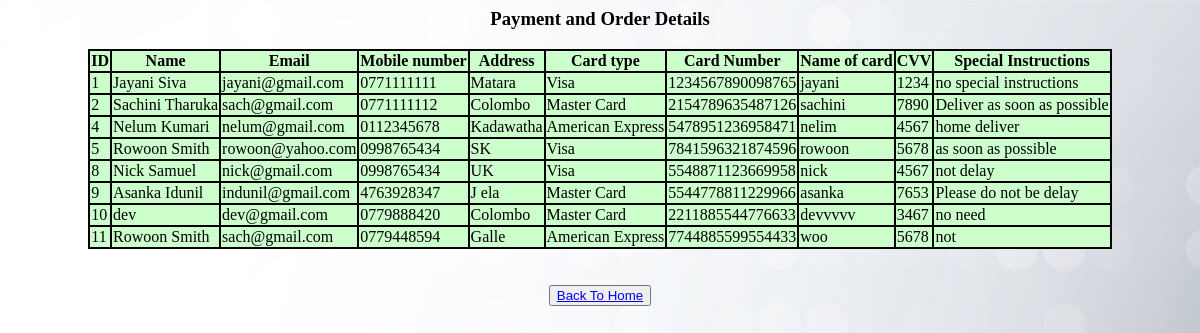
The page /php/view_payment.php on the database its author committed.
### tables this page shows
CREATE TABLE `payment` (
  `ID` int(11) NOT NULL,
  `Name` varchar(100) NOT NULL,
  `Email` varchar(100) NOT NULL,
  `Mobile` char(10) NOT NULL,
  `Address` varchar(100) NOT NULL,
  `CardType` varchar(100) NOT NULL,
  `CardNumber` varchar(16) NOT NULL,
  `NameOfCard` varchar(70) NOT NULL,
  `CVV` int(11) NOT NULL,
  `ins` varchar(200) NOT NULL
);

### php/view_payment.php (the view, shortened to what this page needs)
<html>
<head>
</head>
<body> <style type="text/css"> {background-color:#ccffcc;}</style>
<link rel="stylesheet" href="../styles/edit.css"></head>
<?php
require 'config.php';
$sql="SELECT * FROM payment";
$result=$conn->query($sql);
if ($result->num_rows>0)
{
	echo("<center><table border='3'>");
?>
<html>
<h3> Payment and Order Details</h3>
<th >ID</th><th>Name</th><th>Email</th><th>Mobile number</th><th>Address</th><th>Card type</th><th>Card Number</th><th>Name of card</th><th>CVV</th><th>Special Instructions</th></html>
<?php
	while($row=$result->fetch_assoc())
	{
		echo ("<tr>");
		echo ("<td>".$row['ID'] ."</td>" );
		echo ("<td>".$row['Name']."</td>");
		echo ("<td>".$row['Email']."</td>");
		echo ("<td>".$row['Mobile']."</td>");
		echo ("<td>".$row['Address']."</td>");
		echo ("<td>".$row['CardType']."</td>");
		echo ("<td>".$row['CardNumber']."</td>");
		echo ("<td>".$row['NameOfCard']."</td>");
		echo ("<td>".$row['CVV']."</td>");
		echo ("<td>".$row['ins']."</td>");
		echo ("</tr>");
	}
	echo("</table></center>");
}
else{
	echo "no result";
}
?>
<br><br><center><button><a href="home.php">Back To Home</a></button></center>

### styles/edit.css (style rules this page uses)
body { background-image: url(" ../images/ad2.jpg"); }

### php/view_payment.php (style rules this page uses)
th,td,table { border:2px solid black; background-color:#ccffcc; border-collapse: collapse; }

### rows shown on the page
payment: ID "1", Name "Jayani Siva", Email "jayani@gmail.com", Mobile "0771111111", Address "Matara", CardType "Visa", CardNumber "1234567890098765", NameOfCard "jayani", CVV "1234", ins "no special instructions"
payment: ID "2", Name "Sachini Tharuka", Email "sach@gmail.com", Mobile "0771111112", Address "Colombo", CardType "Master Card", CardNumber "2154789635487126", NameOfCard "sachini", CVV "7890", ins "Deliver as soon as possible"
payment: ID "4", Name "Nelum Kumari", Email "nelum@gmail.com", Mobile "0112345678", Address "Kadawatha", CardType "American Express", CardNumber "5478951236958471", NameOfCard "nelim", CVV "4567", ins "home deliver"
payment: ID "5", Name "Rowoon Smith", Email "rowoon@yahoo.com", Mobile "0998765434", Address "SK", CardType "Visa", CardNumber "7841596321874596", NameOfCard "rowoon", CVV "5678", ins "as soon as possible"
payment: ID "8", Name "Nick Samuel", Email "nick@gmail.com", Mobile "0998765434", Address "UK", CardType "Visa", CardNumber "5548871123669958", NameOfCard "nick", CVV "4567", ins "not delay"
payment: ID "9", Name "Asanka Idunil", Email "indunil@gmail.com", Mobile "4763928347", Address "J ela", CardType "Master Card", CardNumber "5544778811229966", NameOfCard "asanka", CVV "7653", ins "Please do not be delay"
payment: ID "10", Name "dev", Email "dev@gmail.com", Mobile "0779888420", Address "Colombo", CardType "Master Card", CardNumber "2211885544776633", NameOfCard "devvvvv", CVV "3467", ins "no need"
payment: ID "11", Name "Rowoon Smith", Email "sach@gmail.com", Mobile "0779448594", Address "Galle", CardType "American Express", CardNumber "7744885599554433", NameOfCard "woo", CVV "5678", ins "not"
